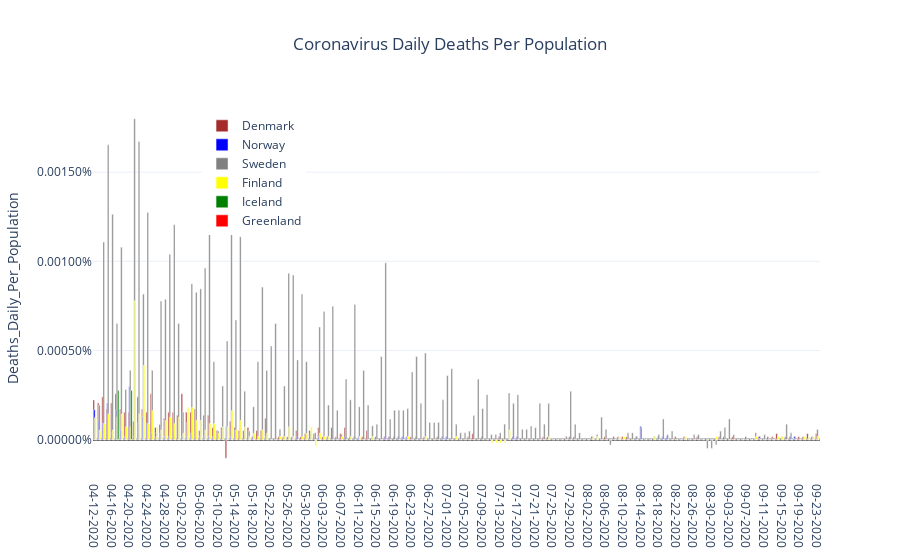

Notebook code for this chart:
### Code cell
data = []
for mycountry in countries_list:
    data.append(go.Bar(x=country_df[country_df['Country_Region']==mycountry]['Date'],
                               y=country_df[country_df['Country_Region']==mycountry]['Deaths_Daily_Per_Population'],
                               name = rename_dict[mycountry],
                               marker = {'color':colors_dict[mycountry]},width = 0.35))
layout = go.Layout(showlegend = True,
                legend= dict(x=0.15,y=0.97),
                title='Coronavirus Daily Deaths Per Population',
                title_x= 0.5,
                yaxis={'title':'Deaths_Daily_Per_Population',
                       'tickformat':'.5%',
                       #'range': [0.0,0.000085],
                      'zeroline':True,'zerolinecolor':'#000000','zerolinewidth':2.0},
                template='plotly_white')
fig = go.Figure(data=data,layout=layout)

iplot(fig)
myfilename = r'C:\__YOUTUBE__\__POLITICS__\Coronavirus\outputdata\5-CV_Daily_Deaths_Per_Population.png'
fig.write_image(myfilename,width = 852,height = 480, scale = 2.0)
print('Static Image:')
Image(filename=myfilename)

### Figure 1 — Plotly figure (JSON) as saved in the notebook; plotly's stock layout.template omitted (floating-point values rounded to 4 significant figures; data arrays with more than 128 entries replaced by an {"elided": "..."} marker saying what was removed)
{"data": [{"marker": {"color": "brown"}, "name": "Denmark", "type": "bar", "width": 0.35, "x": {"elided": "165 str values"}, "y": {"elided": "165 float values"}}, {"marker": {"color": "blue"}, "name": "Norway", "type": "bar", "width": 0.35, "x": {"elided": "165 str values"}, "y": {"elided": "165 float values"}}, {"marker": {"color": "grey"}, "name": "Sweden", "type": "bar", "width": 0.35, "x": {"elided": "165 str values"}, "y": {"elided": "165 float values"}}, {"marker": {"color": "yellow"}, "name": "Finland", "type": "bar", "width": 0.35, "x": {"elided": "165 str values"}, "y": {"elided": "165 float values"}}, {"marker": {"color": "green"}, "name": "Iceland", "type": "bar", "width": 0.35, "x": {"elided": "165 str values"}, "y": {"elided": "165 float values"}}, {"marker": {"color": "red"}, "name": "Greenland", "type": "bar", "width": 0.35, "x": {"elided": "165 str values"}, "y": {"elided": "165 int values"}}], "layout": {"legend": {"x": 0.15, "y": 0.97}, "showlegend": true, "title": {"text": "Coronavirus Daily Deaths Per Population", "x": 0.5}, "yaxis": {"tickformat": ".5%", "title": {"text": "Deaths_Daily_Per_Population"}, "zeroline": true, "zerolinecolor": "#000000", "zerolinewidth": 2}}}
